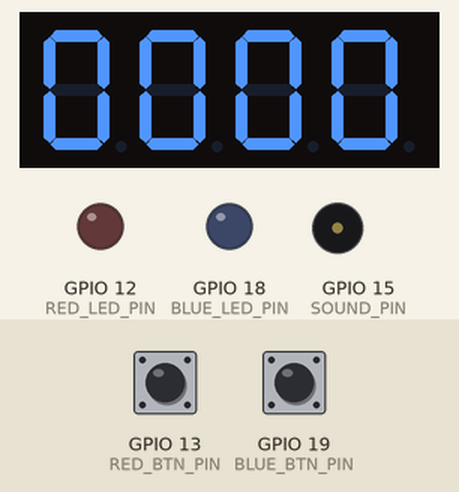
This sketch was run on a simulated ESP32. Shown: 4-digit seven-segment display, output pins drawn as LEDs (lit = HIGH), buzzer (waves = sounding). The test bench sets the inputs (shaded band); at power-on: GPIO 13 (RED_BTN_PIN) LOW, GPIO 19 (BLUE_BTN_PIN) LOW. What the sketch prints to the serial monitor is not drawn.

Above: at 2.8 s.
2.9 s: GPIO 13 (RED_BTN_PIN) pulled HIGH for 0.15 s
At 4.63 s:
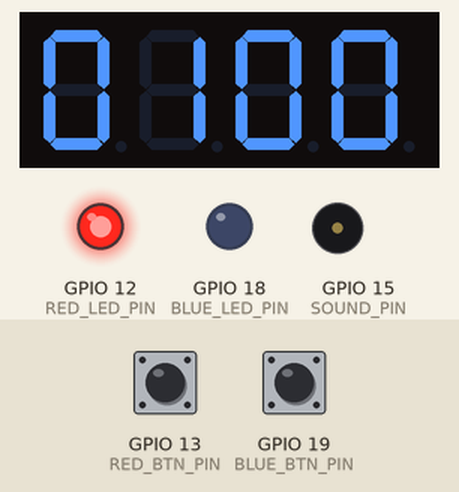
5.3 s: GPIO 19 (BLUE_BTN_PIN) pulled HIGH for 3.2 s
At 7.26 s:
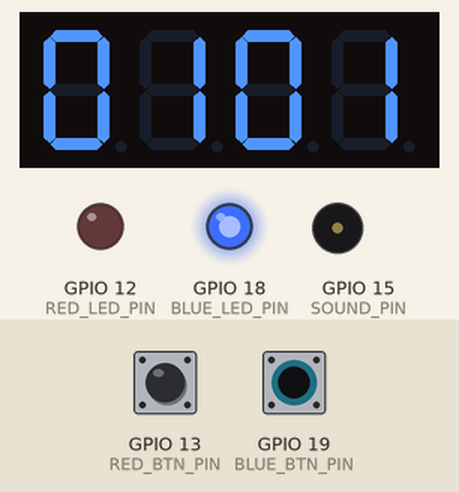
10.0 s: GPIO 13 (RED_BTN_PIN) pulled HIGH for 1 s
At 11.6 s:
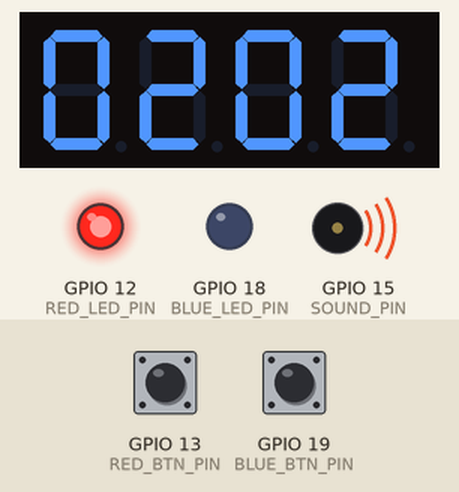
12.5 s: GPIO 19 (BLUE_BTN_PIN) pulled HIGH for 1 s
At 13.58 s:
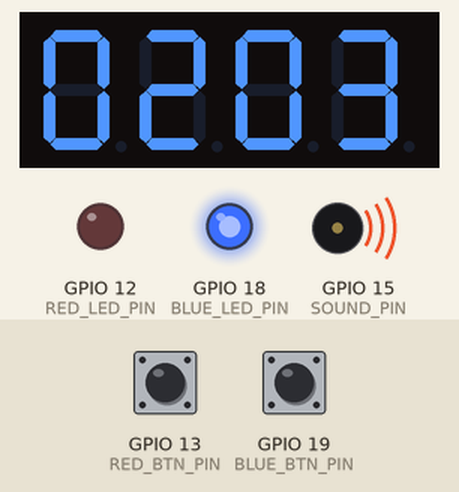
15.0 s: GPIO 13 (RED_BTN_PIN) driven HIGH and GPIO 19 (BLUE_BTN_PIN) driven HIGH
At 16.6 s:
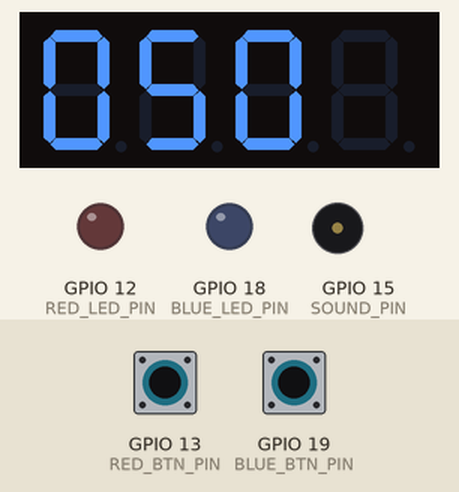
18.0 s: GPIO 13 (RED_BTN_PIN) driven LOW
At 19.79 s:
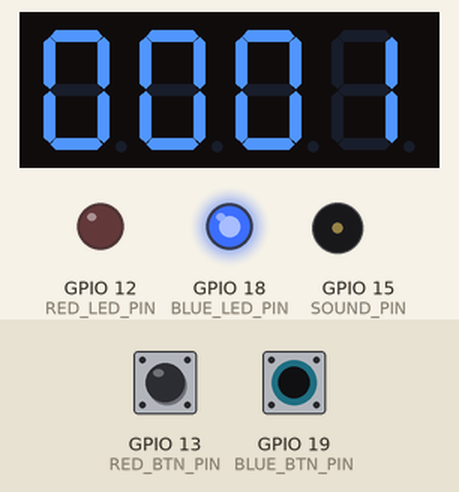
Timing chart, 0 to 20.5 s (numbered marks = the images above; inputs shaded):
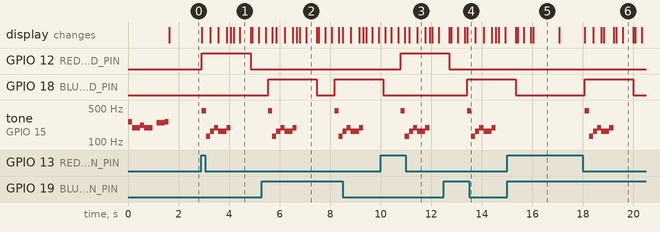

Measured:
- after the input at 2.9 s, GPIO 12 (RED_LED_PIN): LOW → HIGH at once, → LOW 1.9 s later; tone on GPIO 15 (SOUND_PIN): plays 440 Hz for 0.16 s, 131 Hz for 0.16 s, 165 Hz for 0.16 s, 196 Hz for 0.16 s, 165 Hz for 0.33 s, 196 Hz for 0.16 s, starting at once; the display: changes at once (image 1)
- after the input at 5.3 s, GPIO 18 (BLUE_LED_PIN): LOW → HIGH after 0.25 s, → LOW 1.9 s later, → HIGH 0.70 s later; tone on GPIO 15 (SOUND_PIN): plays 440 Hz for 0.16 s, 131 Hz for 0.16 s, 165 Hz for 0.16 s, 196 Hz for 0.16 s, 165 Hz for 0.33 s, 196 Hz for 0.16 s … (12 notes in this stretch), starting after 0.25 s
- after the input at 10.0 s, GPIO 12 (RED_LED_PIN): LOW → HIGH after 0.80 s; tone on GPIO 15 (SOUND_PIN): plays 440 Hz for 0.16 s, 131 Hz for 0.16 s, 165 Hz for 0.16 s, 196 Hz for 0.16 s, 165 Hz for 0.33 s, 196 Hz for 0.16 s, starting after 0.80 s; the display: first differs from a run without the input after 0.96 s (image 3)
- after the input at 12.5 s, GPIO 18 (BLUE_LED_PIN): LOW → HIGH after 0.92 s; tone on GPIO 15 (SOUND_PIN): plays 440 Hz for 0.16 s, 131 Hz for 0.16 s, 165 Hz for 0.16 s, 196 Hz for 0.16 s, 165 Hz for 0.33 s, 196 Hz for 0.16 s, starting after 0.92 s; the display: first differs from a run without the input after 0.92 s (image 4)
- after the input at 15.0 s, the display: first differs from a run without the input after 1.0 s (image 5)
- after the input at 18.0 s, GPIO 18 (BLUE_LED_PIN): LOW → HIGH after 0.08 s, → LOW 1.9 s later; tone on GPIO 15 (SOUND_PIN): plays 440 Hz for 0.16 s, 131 Hz for 0.16 s, 165 Hz for 0.16 s, 196 Hz for 0.16 s, 165 Hz for 0.33 s, 196 Hz for 0.16 s, starting after 0.08 s
- what the display in image 1 shows lasts 0.4 s, from 4.4 s to 4.8 s

The sketch:

hockey-esp32.ino
```cpp
#include <Wire.h>
#include <Adafruit_GFX.h>
#include "Adafruit_LEDBackpack.h"
#include "driver/timer.h"
#include "pitches.h"
#include "esp_log.h"

#define TIMER_RESOLUTION_HZ   1000000 // 1MHz resolution
#define TIMER_ALARM_PERIOD_S  0.5     // Alarm period 0.5s

#define RED_LED_PIN  12
#define RED_BTN_PIN  13

#define BLUE_LED_PIN  18
#define BLUE_BTN_PIN  19
#define SOUND_PIN  15

// notes in the melody:
int melody[] = {
  NOTE_C4, NOTE_G3, NOTE_G3, NOTE_A3, NOTE_G3, 0, NOTE_B3, NOTE_C4
};

int introMelody[] = {
  NOTE_C4, NOTE_G3, NOTE_G3, NOTE_A3, NOTE_G3, 0, NOTE_B3, NOTE_C4
};

int goalMelody[] = {
  NOTE_A4, NOTE_C3, NOTE_E3, NOTE_G3, NOTE_E3, NOTE_G3, 0, 0
};

// note durations: 4 = quarter note, 8 = eighth note, etc.:
int noteDurations[] = {
  8, 8, 8, 8, 4, 8, 4, 8, 8
};

Adafruit_AlphaNum4 scoreDisplay = Adafruit_AlphaNum4();

uint8_t counter = 0;

// pin definitions:
const int screenPin = 0x70;   // i2c address of the screen

// setting PWM properties
const int freq = 5000;
const int piezoChannel = 0;
const int resolution = 8;

// score management
int scoreRed[2] = {0, 0};
int scoreBlue[2] = {0, 0};
int buttonRedState = 0;
int buttonBlueState = 0;
bool gameStarted = false;

// time
String text = "0500";
int secondsLeft = 0;
hw_timer_t * timer = NULL;
volatile int interruptCounter;

portMUX_TYPE timerMux = portMUX_INITIALIZER_UNLOCKED;

void playMelody(int *melody) {
  // iterate over the notes of the melody:
  for (int thisNote = 0; thisNote < 8; thisNote++) {
    // to calculate the note duration, take one second divided by the note type.
    //e.g. quarter note = 1000 / 4, eighth note = 1000/8, etc.
    int noteDuration = 1000 / noteDurations[thisNote];
    //    tone(8, melody[thisNote], noteDuration);
    ledcWriteTone(piezoChannel, melody[thisNote]);
    // to distinguish the notes, set a minimum time between them.
    // the note's duration + 30% seems to work well:
    int pauseBetweenNotes = noteDuration * 1.3;
    delay(pauseBetweenNotes);
    // stop the tone playing:
    ledcWriteTone(piezoChannel, 0);
  }
}

//
// reverse array access, 1 is in fact 1,0
// int = [1,3];
//  --->  31|
void addGoal(int teamScore[], int count, int pin) {
  int digit0, digit1;
  digit0 = teamScore[1];
  digit1 = teamScore[0];
  if (digit0 + count >= 10) {
    digit0 = 10 - (digit0 + count);
    digit1 = digit1 + 1;
  } else {
    digit0 = digit0 + count;
  }
  teamScore[1] = digit0;
  teamScore[0] = digit1;

  printScore();

  scoreDisplay.blinkRate(HT16K33_BLINK_2HZ);
  digitalWrite(pin, HIGH);
  playMelody(goalMelody);
  delay(300);
  digitalWrite(pin, LOW);
  delay(300);
  digitalWrite(pin, LOW);
  delay(300);
  digitalWrite(pin, LOW);
  scoreDisplay.blinkRate(HT16K33_BLINK_OFF);
}

// TODO: split score to char
void printScore() {
  Serial.println(scoreRed[0], scoreRed[1]);

  scoreDisplay.clear();
  scoreDisplay.writeDigitAscii(0, (int)String(scoreRed[0]).charAt(0));
  scoreDisplay.writeDigitAscii(1, (int)String(scoreRed[1]).charAt(0));
  scoreDisplay.writeDigitAscii(2, (int)String(scoreBlue[0]).charAt(0));
  scoreDisplay.writeDigitAscii(3, (int)String(scoreBlue[1]).charAt(0));
  scoreDisplay.writeDisplay();
}

// Code with critica section
void IRAM_ATTR onTimer() {
  portENTER_CRITICAL_ISR(&timerMux);
  interruptCounter++;
  portEXIT_CRITICAL_ISR(&timerMux);
}
//https://techtutorialsx.com/2017/10/07/esp32-arduino-timer-interrupts/

// connect sensort and gizmos
// + ledc => esp32 sound;=
// + scoreDisplay => arduino => score display matrixes
// + button =>
// play game start sound
void setup() {
  Serial.begin(115200);
  Serial.println("Hockey !");

  // configure LEDs
  pinMode(RED_LED_PIN, OUTPUT);
  pinMode(BLUE_LED_PIN, OUTPUT);

  // configure sound, attach channel
  ledcSetup(piezoChannel, freq, resolution);
  ledcAttachPin(SOUND_PIN, piezoChannel);

  // initialize timer
  interruptCounter = 0;

  // initialize the buttons pin as an input:
  pinMode(RED_BTN_PIN, INPUT);
  pinMode(BLUE_BTN_PIN, INPUT);

  // display
  scoreDisplay.begin(screenPin);
  //   scoreDisplay.setBrightness(8);
  playMelody(introMelody);
  // show 0.0.|0.0. on the score display
  printScore();
}

void startGame() {
  Serial.println("Start Game ->" + text + "minutes" );
  secondsLeft = 5 * 60;
  timer = timerBegin(0, 80, true);
  timerAttachInterrupt(timer, &onTimer, true);
  timerAlarmWrite(timer, TIMER_RESOLUTION_HZ, true);
  timerAlarmEnable(timer);
}

void onTimeOut() {
  Serial.println("Game Over");

  portENTER_CRITICAL(&timerMux);
  gameStarted = false;
  secondsLeft = 0;
  interruptCounter = 0;
  portEXIT_CRITICAL(&timerMux);
}

void appendMinutes() {
  text = "";
  int v = secondsLeft / 60;
  if (v < 10) {
    text += "0";
  }
  text += v;
}

void appendSeconds() {
  text += ":";
  int v = secondsLeft % 60;
  if (v < 10) {
    text += "0";
  }
  text += v;
}

void calculateRemainingAndShow() {
  appendMinutes();
  appendSeconds();
  scoreDisplay.clear();
  scoreDisplay.writeDigitAscii(0, (int)text[0]);
  scoreDisplay.writeDigitAscii(1, (int)text[1]);
  scoreDisplay.writeDigitAscii(2, (int)text[3]);// skip colon
  scoreDisplay.writeDigitAscii(3, (int)text[4]);
  scoreDisplay.writeDisplay();
}

void loop() {
  buttonRedState = digitalRead(RED_BTN_PIN);
  buttonBlueState = digitalRead(BLUE_BTN_PIN);
  // todo: save score.
  if (buttonRedState == HIGH && buttonBlueState == HIGH) {
    if (gameStarted == false) {
      gameStarted = true;

      scoreRed[0] = 0;
      scoreRed[1] = 0;

      scoreBlue[0] = 0;
      scoreBlue[1] = 0;

      startGame();
    }
  } else {
    // check button pressed
    if (buttonRedState == HIGH) {
      Serial.println("Red score" + String(buttonRedState));
      addGoal(scoreRed, 1, RED_LED_PIN);
    } else {
      digitalWrite(RED_LED_PIN, LOW);
    }

    if (buttonBlueState == HIGH) {
      Serial.println("Blue score" + String(buttonBlueState));
      addGoal(scoreBlue, 1, BLUE_LED_PIN);
    } else {
      digitalWrite(BLUE_LED_PIN, LOW);
    }
  }

  //Serial.println("seconds: " + String(secondsLeft) + ", counter: " + String(interruptCounter) + ", time: " + text);

  if (gameStarted) {
    scoreDisplay.clear();
    scoreDisplay.writeDigitAscii(0, (int)text[0]);
    scoreDisplay.writeDigitAscii(1, (int)text[1]);
    scoreDisplay.writeDigitAscii(2, (int)text[3]);// skip colon
    scoreDisplay.writeDigitAscii(3, (int)text[4]);
    scoreDisplay.writeDisplay();
  }
  if (secondsLeft > 0 && interruptCounter > 0) {
    portENTER_CRITICAL(&timerMux);
    secondsLeft -= interruptCounter;
    interruptCounter = 0;
    portEXIT_CRITICAL(&timerMux);
    calculateRemainingAndShow();

    if (secondsLeft <= 0) {
      onTimeOut();
    }
  }
  counter++;
  delay(100);
}
```

pitches.h
```cpp
/*************************************************
   Public Constants
 *************************************************/

#define NOTE_B0  31
#define NOTE_C1  33
#define NOTE_CS1 35
#define NOTE_D1  37
#define NOTE_DS1 39
#define NOTE_E1  41
#define NOTE_F1  44
#define NOTE_FS1 46
#define NOTE_G1  49
#define NOTE_GS1 52
#define NOTE_A1  55
#define NOTE_AS1 58
#define NOTE_B1  62
#define NOTE_C2  65
#define NOTE_CS2 69
#define NOTE_D2  73
#define NOTE_DS2 78
#define NOTE_E2  82
#define NOTE_F2  87
#define NOTE_FS2 93
#define NOTE_G2  98
#define NOTE_GS2 104
#define NOTE_A2  110
#define NOTE_AS2 117
#define NOTE_B2  123
#define NOTE_C3  131
#define NOTE_CS3 139
#define NOTE_D3  147
#define NOTE_DS3 156
#define NOTE_E3  165
#define NOTE_F3  175
#define NOTE_FS3 185
#define NOTE_G3  196
#define NOTE_GS3 208
#define NOTE_A3  220
#define NOTE_AS3 233
#define NOTE_B3  247
#define NOTE_C4  262
#define NOTE_CS4 277
#define NOTE_D4  294
#define NOTE_DS4 311
#define NOTE_E4  330
#define NOTE_F4  349
#define NOTE_FS4 370
#define NOTE_G4  392
#define NOTE_GS4 415
#define NOTE_A4  440
#define NOTE_AS4 466
#define NOTE_B4  494
#define NOTE_C5  523
#define NOTE_CS5 554
#define NOTE_D5  587
#define NOTE_DS5 622
#define NOTE_E5  659
#define NOTE_F5  698
#define NOTE_FS5 740
#define NOTE_G5  784
#define NOTE_GS5 831
#define NOTE_A5  880
#define NOTE_AS5 932
#define NOTE_B5  988
#define NOTE_C6  1047
#define NOTE_CS6 1109
#define NOTE_D6  1175
#define NOTE_DS6 1245
#define NOTE_E6  1319
#define NOTE_F6  1397
#define NOTE_FS6 1480
#define NOTE_G6  1568
#define NOTE_GS6 1661
#define NOTE_A6  1760
#define NOTE_AS6 1865
#define NOTE_B6  1976
#define NOTE_C7  2093
#define NOTE_CS7 2217
#define NOTE_D7  2349
#define NOTE_DS7 2489
#define NOTE_E7  2637
#define NOTE_F7  2794
#define NOTE_FS7 2960
#define NOTE_G7  3136
#define NOTE_GS7 3322
#define NOTE_A7  3520
#define NOTE_AS7 3729
#define NOTE_B7  3951
#define NOTE_C8  4186
#define NOTE_CS8 4435
#define NOTE_D8  4699
#define NOTE_DS8 4978
```
